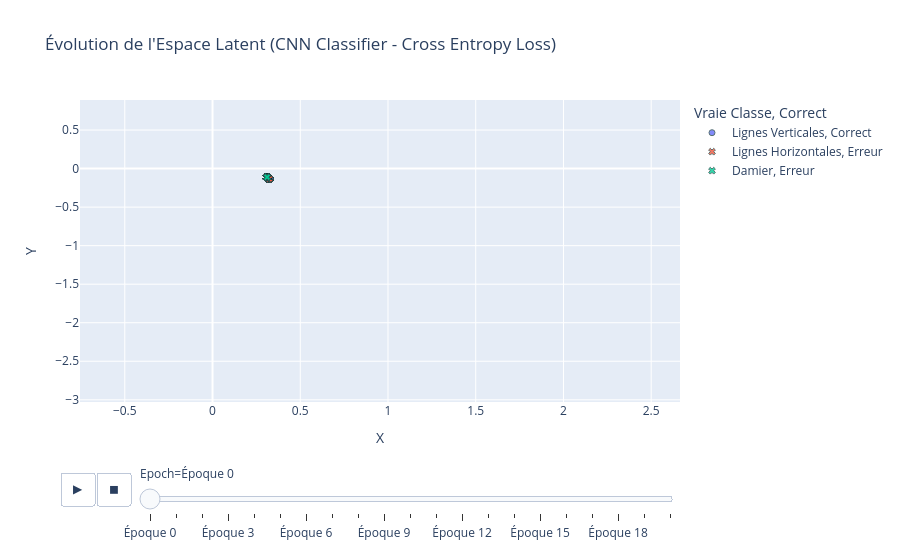

Notebook code cell kept with this figure:
### Code cell
import torch
import torch.nn as nn
import torch.optim as optim
import numpy as np
import pandas as pd
import plotly.express as px
import matplotlib.pyplot as plt
import random

SEED = 123
torch.manual_seed(SEED)
np.random.seed(SEED)
random.seed(SEED)
device = torch.device("cuda" if torch.cuda.is_available() else "cpu")
print(f" Exécution sur : {device}")

class SimpleClassifier3D(nn.Module):
    def __init__(self, num_classes=3, embedding_dim=2):
        super().__init__()
        self.conv = nn.Sequential(
            nn.Conv2d(1, 4, kernel_size=3, padding=1),
            nn.ReLU(),
            nn.Conv2d(4, 8, kernel_size=3, padding=1),
            nn.ReLU(),
            nn.AdaptiveAvgPool2d((1, 1))
        )
        self.flatten = nn.Flatten()
        self.embedding_fc = nn.Linear(8, embedding_dim)
        self.classifier_fc = nn.Linear(embedding_dim, num_classes)

    def forward(self, x):
        features = self.conv(x)
        features = self.flatten(features)
        embedding = self.embedding_fc(features)
        logits = self.classifier_fc(embedding)
        return logits, embedding
    
model = SimpleClassifier3D().to(device)
criterion = nn.CrossEntropyLoss()
optimizer = optim.Adam(model.parameters(), lr=0.01)

EPOCHS = 20
history_df = []
images, labels = images.to(device), labels.to(device)

print(f" Lancement de l'entraînement Classifier (Cross-Entropy Loss) pour {EPOCHS} époques...")

for epoch in range(EPOCHS + 1):

    model.eval()
    with torch.no_grad():
        logits, embeddings = model(images)
        preds = torch.argmax(logits, dim=1)
        is_correct = (preds == labels).cpu().numpy()

    for i in range(len(embeddings)):
        embedding_cpu = embeddings[i].cpu().numpy()
        p_idx = preds[i].item()
        l_idx = labels[i].item()
        correct_status = "Correct" if is_correct[i] else "Erreur"

        history_df.append({
            'Epoch': f"Époque {epoch}",
            'X': embedding_cpu[0],
            'Y': embedding_cpu[1],
            'Vraie Classe': class_names[l_idx],
            'Classe Prédite': class_names[p_idx],
            'Correct': correct_status
        })

    if epoch == EPOCHS: break

    model.train()
    optimizer.zero_grad()

    logits, _ = model(images)
    loss = criterion(logits, labels)

    loss.backward()
    optimizer.step()

    if epoch % 5 == 0:
        with torch.no_grad():
            train_acc = (torch.argmax(logits, 1) == labels).float().mean()
        print(f"Epoch {epoch}/{EPOCHS} - Loss: {loss.item():.4f} - Accuracy: {train_acc:.1%}")

print(" Entraînement Classifier terminé !")

df_plot = pd.DataFrame(history_df)

padding = 1.0
ranges = {
    'x': [df_plot['X'].min() - padding, df_plot['X'].max() + padding],
    'y': [df_plot['Y'].min() - padding, df_plot['Y'].max() + padding]
}

fig = px.scatter(
    df_plot,
    x='X', y='Y',
    color='Vraie Classe',
    symbol='Correct',
    symbol_sequence=['circle', 'x'],
    animation_frame='Epoch',
    title="Évolution de l'Espace Latent (CNN Classifier - Cross Entropy Loss)",
    range_x=ranges['x'], range_y=ranges['y'],
    hover_data={'Classe Prédite': True, 'Correct': True, 'X': ':.2f', 'Y': ':.2f'},
    opacity=0.8
)

fig.update_traces(marker=dict(size=6, line=dict(width=1, color='DarkSlateGrey')))
fig.layout.updatemenus[0].buttons[0].args[1]["frame"]["duration"] = 500

print(" Génération de l'animation... Cela peut prendre quelques secondes.")
fig.show()

### Figure 1 — Plotly figure (JSON) as saved in the notebook; plotly's stock layout.template omitted (floating-point values rounded to 4 significant figures; data arrays with more than 128 entries replaced by an {"elided": "..."} marker saying what was removed)
{"data": [{"customdata": {"elided": "333x2 str values"}, "hovertemplate": "Vraie Classe=Lignes Verticales<br>Correct=%{customdata[1]}<br>Epoch=Époque 0<br>X=%{x:.2f}<br>Y=%{y:.2f}<br>Classe Prédite=%{customdata[0]}<extra></extra>", "legendgroup": "Lignes Verticales, Correct", "marker": {"color": "#636efa", "line": {"color": "DarkSlateGrey", "width": 1}, "opacity": 0.8, "size": 6, "symbol": "circle"}, "mode": "markers", "name": "Lignes Verticales, Correct", "orientation": "v", "showlegend": true, "type": "scatter", "x": {"elided": "333 float values"}, "xaxis": "x", "y": {"elided": "333 float values"}, "yaxis": "y"}, {"customdata": {"elided": "333x2 str values"}, "hovertemplate": "Vraie Classe=Lignes Horizontales<br>Correct=%{customdata[1]}<br>Epoch=Époque 0<br>X=%{x:.2f}<br>Y=%{y:.2f}<br>Classe Prédite=%{customdata[0]}<extra></extra>", "legendgroup": "Lignes Horizontales, Erreur", "marker": {"color": "#EF553B", "line": {"color": "DarkSlateGrey", "width": 1}, "opacity": 0.8, "size": 6, "symbol": "x"}, "mode": "markers", "name": "Lignes Horizontales, Erreur", "orientation": "v", "showlegend": true, "type": "scatter", "x": {"elided": "333 float values"}, "xaxis": "x", "y": {"elided": "333 float values"}, "yaxis": "y"}, {"customdata": {"elided": "333x2 str values"}, "hovertemplate": "Vraie Classe=Damier<br>Correct=%{customdata[1]}<br>Epoch=Époque 0<br>X=%{x:.2f}<br>Y=%{y:.2f}<br>Classe Prédite=%{customdata[0]}<extra></extra>", "legendgroup": "Damier, Erreur", "marker": {"color": "#00cc96", "line": {"color": "DarkSlateGrey", "width": 1}, "opacity": 0.8, "size": 6, "symbol": "x"}, "mode": "markers", "name": "Damier, Erreur", "orientation": "v", "showlegend": true, "type": "scatter", "x": {"elided": "333 float values"}, "xaxis": "x", "y": {"elided": "333 float values"}, "yaxis": "y"}], "layout": {"legend": {"title": {"text": "Vraie Classe, Correct"}, "tracegroupgap": 0}, "sliders": [{"active": 0, "currentvalue": {"prefix": "Epoch="}, "len": 0.9, "pad": {"b": 10, "t": 60}, "steps": [{"args": [["Époque 0"], {"frame": {"duration": 0, "redraw": false}, "fromcurrent": true, "mode": "immediate", "transition": {"duration": 0, "easing": "linear"}}], "label": "Époque 0", "method": "animate"}, {"args": [["Époque 1"], {"frame": {"duration": 0, "redraw": false}, "fromcurrent": true, "mode": "immediate", "transition": {"duration": 0, "easing": "linear"}}], "label": "Époque 1", "method": "animate"}, {"args": [["Époque 2"], {"frame": {"duration": 0, "redraw": false}, "fromcurrent": true, "mode": "immediate", "transition": {"duration": 0, "easing": "linear"}}], "label": "Époque 2", "method": "animate"}, {"args": [["Époque 3"], {"frame": {"duration": 0, "redraw": false}, "fromcurrent": true, "mode": "immediate", "transition": {"duration": 0, "easing": "linear"}}], "label": "Époque 3", "method": "animate"}, {"args": [["Époque 4"], {"frame": {"duration": 0, "redraw": false}, "fromcurrent": true, "mode": "immediate", "transition": {"duration": 0, "easing": "linear"}}], "label": "Époque 4", "method": "animate"}, {"args": [["Époque 5"], {"frame": {"duration": 0, "redraw": false}, "fromcurrent": true, "mode": "immediate", "transition": {"duration": 0, "easing": "linear"}}], "label": "Époque 5", "method": "animate"}, {"args": [["Époque 6"], {"frame": {"duration": 0, "redraw": false}, "fromcurrent": true, "mode": "immediate", "transition": {"duration": 0, "easing": "linear"}}], "label": "Époque 6", "method": "animate"}, {"args": [["Époque 7"], {"frame": {"duration": 0, "redraw": false}, "fromcurrent": true, "mode": "immediate", "transition": {"duration": 0, "easing": "linear"}}], "label": "Époque 7", "method": "animate"}, {"args": [["Époque 8"], {"frame": {"duration": 0, "redraw": false}, "fromcurrent": true, "mode": "immediate", "transition": {"duration": 0, "easing": "linear"}}], "label": "Époque 8", "method": "animate"}, {"args": [["Époque 9"], {"frame": {"duration": 0, "redraw": false}, "fromcurrent": true, "mode": "immediate", "transition": {"duration": 0, "easing": "linear"}}], "label": "Époque 9", "method": "animate"}, {"args": [["Époque 10"], {"frame": {"duration": 0, "redraw": false}, "fromcurrent": true, "mode": "immediate", "transition": {"duration": 0, "easing": "linear"}}], "label": "Époque 10", "method": "animate"}, {"args": [["Époque 11"], {"frame": {"duration": 0, "redraw": false}, "fromcurrent": true, "mode": "immediate", "transition": {"duration": 0, "easing": "linear"}}], "label": "Époque 11", "method": "animate"}, {"args": [["Époque 12"], {"frame": {"duration": 0, "redraw": false}, "fromcurrent": true, "mode": "immediate", "transition": {"duration": 0, "easing": "linear"}}], "label": "Époque 12", "method": "animate"}, {"args": [["Époque 13"], {"frame": {"duration": 0, "redraw": false}, "fromcurrent": true, "mode": "immediate", "transition": {"duration": 0, "easing": "linear"}}], "label": "Époque 13", "method": "animate"}, {"args": [["Époque 14"], {"frame": {"duration": 0, "redraw": false}, "fromcurrent": true, "mode": "immediate", "transition": {"duration": 0, "easing": "linear"}}], "label": "Époque 14", "method": "animate"}, {"args": [["Époque 15"], {"frame": {"duration": 0, "redraw": false}, "fromcurrent": true, "mode": "immediate", "transition": {"duration": 0, "easing": "linear"}}], "label": "Époque 15", "method": "animate"}, {"args": [["Époque 16"], {"frame": {"duration": 0, "redraw": false}, "fromcurrent": true, "mode": "immediate", "transition": {"duration": 0, "easing": "linear"}}], "label": "Époque 16", "method": "animate"}, {"args": [["Époque 17"], {"frame": {"duration": 0, "redraw": false}, "fromcurrent": true, "mode": "immediate", "transition": {"duration": 0, "easing": "linear"}}], "label": "Époque 17", "method": "animate"}, {"args": [["Époque 18"], {"frame": {"duration": 0, "redraw": false}, "fromcurrent": true, "mode": "immediate", "transition": {"duration": 0, "easing": "linear"}}], "label": "Époque 18", "method": "animate"}, {"args": [["Époque 19"], {"frame": {"duration": 0, "redraw": false}, "fromcurrent": true, "mode": "immediate", "transition": {"duration": 0, "easing": "linear"}}], "label": "Époque 19", "method": "animate"}, {"args": [["Époque 20"], {"frame": {"duration": 0, "redraw": false}, "fromcurrent": true, "mode": "immediate", "transition": {"duration": 0, "easing": "linear"}}], "label": "Époque 20", "method": "animate"}], "x": 0.1, "xanchor": "left", "y": 0, "yanchor": "top"}], "title": {"text": "Évolution de l'Espace Latent (CNN Classifier - Cross Entropy Loss)"}, "updatemenus": [{"buttons": [{"args": [null, {"frame": {"duration": 500, "redraw": false}, "fromcurrent": true, "mode": "immediate", "transition": {"duration": 500, "easing": "linear"}}], "label": "&#9654;", "method": "animate"}, {"args": [[null], {"frame": {"duration": 0, "redraw": false}, "fromcurrent": true, "mode": "immediate", "transition": {"duration": 0, "easing": "linear"}}], "label": "&#9724;", "method": "animate"}], "direction": "left", "pad": {"r": 10, "t": 70}, "showactive": false, "type": "buttons", "x": 0.1, "xanchor": "right", "y": 0, "yanchor": "top"}], "xaxis": {"anchor": "y", "domain": [0, 1], "range": [-0.7552, 2.664], "title": {"text": "X"}}, "yaxis": {"anchor": "x", "domain": [0, 1], "range": [-3.029, 0.8902], "title": {"text": "Y"}}}}
